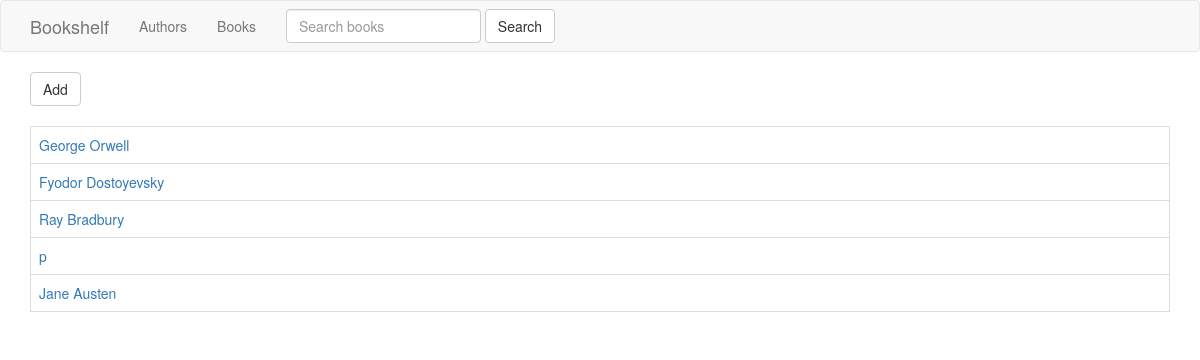
The app's page /bookshelf/authors/, older data.
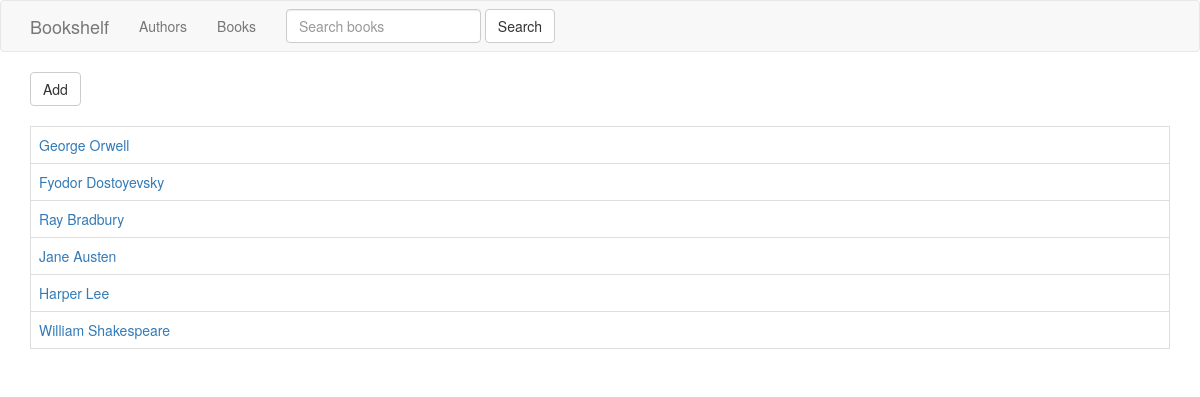
The same page, newer data.
### bookshelf/models.py (models this page shows, shortened)
class Author(models.Model):
    name = models.CharField(max_length=100)
    about = models.TextField()

### bookshelf/views.py (the view)
class Authors(ListView):
    template_name = 'bookshelf/authors.html'
    context_object_name = 'authors'
    model = Author
    def get_queryset(self):
        return self.model.objects.all()

### bookshelf/templates/bookshelf/authors.html (shortened to what this page needs)
{% extends 'bookshelf/base.html' %}
{% block body %}
  <a href="{% url 'bookshelf:author-add' %}">
    <button class="btn btn-default" type="button">Add</button>
  </a><br><br>
  {% if authors %}
    <table class="table table-hover table-bordered">
      <tbody>
      {% for author in authors %}
        <tr>
          <td><a href="{% url 'bookshelf:author' author.pk %}">{{ author.name }}</a></td>
        </tr>
      {% endfor %}
      </tbody>
    </table>
  {% else %}
    <h3>There's no Authors yet</h3>
  {% endif %}
{% endblock %}

Row changes from the older to the newer data that the page shows:
removed Author: name "p"
added Author: name "Harper Lee"
added Author: name "William Shakespeare"
